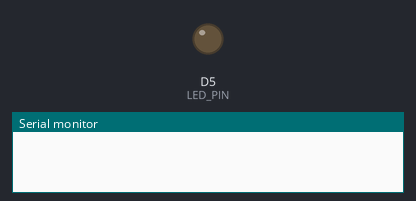
The sketch below on a simulated ESP8266 (NodeMCU). On the bench: output pins drawn as LEDs (lit = HIGH), the last lines printed to the serial monitor. WiFi joins after 1.5 s; servers stay silent unless stated; uploads are accepted with an empty reply.

Above: at 0.0 s.
At 6.3 s:
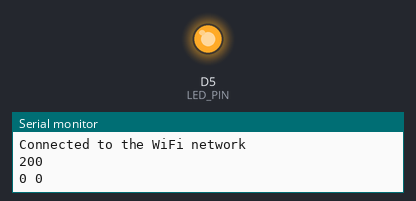
Timing chart, 0 to 7.8 s (numbered marks = the images above):
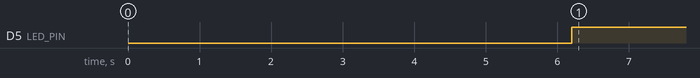

Measured:
- by itself, D5 (LED_PIN): LOW → HIGH at 6.2 s

The sketch:

ssl_esp_controller.ino
```cpp
#include <SoftwareSerial.h>
#include <ESP8266WiFi.h>
#include <ESP8266HTTPClient.h>
#include <WiFiClientSecure.h>

SoftwareSerial esp(D0, D1);
#define LED_PIN D5
const char* ssid = "PozzVenhh";
const char* password = "012286451";


int initial_state = 0;
int counter = 0;


int previous_data = 333;

void setup() {
  // Start the I2C Bus as Master
  esp.begin(115200);
  Serial.begin(115200);
  delay(4000);
  pinMode(LED_PIN, OUTPUT);
  WiFi.begin(ssid, password);

  esp.write(0);

  while (WiFi.status() != WL_CONNECTED) {
    delay(1000);
    ++initial_state;
    Serial.println("Connecting to WiFi..");
    if ( initial_state == 15 ){
      initial_state = 0;
      break;
    }
  }

  WiFi.setAutoReconnect(true);
  WiFi.persistent(true);
  Serial.println("Connected to the WiFi network");

}

void loop() {

  if ((WiFi.status() == WL_CONNECTED)) { //Check the current connection status
    WiFiClientSecure client;
    client.setInsecure();
    HTTPClient http;

    if (http.begin(client, "http://192.168.1.4:8000/api/user_route/instruction/get_instruction?mac_address=00:00:00:00:00:11") > 0) { //Specify the URL

      int httpCode = http.GET();
      Serial.println(httpCode);
      if ( httpCode == 200 ) {
        digitalWrite(LED_PIN, HIGH);
      } else {
        digitalWrite(LED_PIN, LOW);
      }

      String payload = http.getString();
      //      Serial.println(httpCode);
            Serial.println(payload);

      //-----------------------------------------------------------------------------------------------------------------------------------------------------------------
      unsigned int data = payload.toInt();

      if ( httpCode == 200 ){
        if( data != previous_data){
          previous_data = data;
          esp.write(data);
          Serial.print(previous_data);
          Serial.print(" ");
          Serial.print(data);
        }
      }
      //-----------------------------------------------------------------------------------------------------------------------------------------------------------------


//      Serial.println(counter);

    delay(5000);
    }

    http.end(); //Free the resources

  }

}
```
